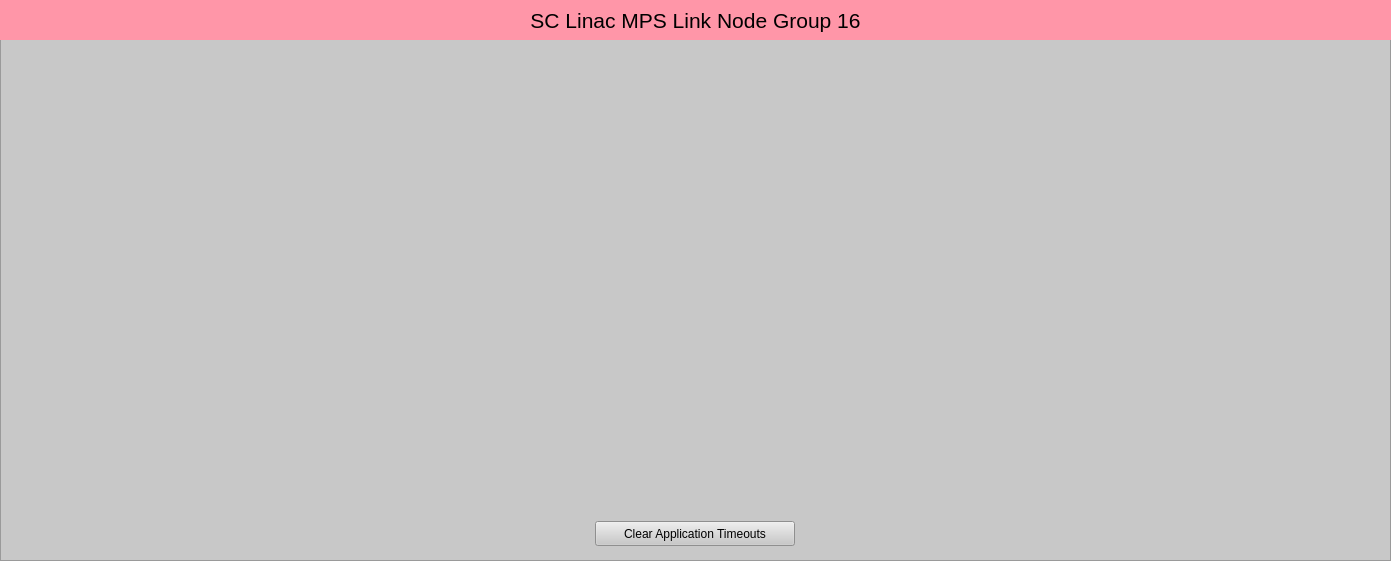
<?xml version="1.0" encoding="UTF-8"?>
<ui version="4.0">
 <class>Form</class>
 <widget class="QWidget" name="Form">
  <property name="geometry">
   <rect>
    <x>0</x>
    <y>0</y>
    <width>1391</width>
    <height>561</height>
   </rect>
  </property>
  <property name="windowTitle">
   <string>SC Linac MPS Link Node Group 16</string>
  </property>
  <widget class="QFrame" name="frame">
   <property name="geometry">
    <rect>
     <x>0</x>
     <y>0</y>
     <width>1391</width>
     <height>561</height>
    </rect>
   </property>
   <property name="styleSheet">
    <string notr="true">background-color: rgb(200, 200, 200);</string>
   </property>
   <property name="frameShape">
    <enum>QFrame::StyledPanel</enum>
   </property>
   <property name="frameShadow">
    <enum>QFrame::Raised</enum>
   </property>
   <widget class="QLabel" name="label">
    <property name="geometry">
     <rect>
      <x>0</x>
      <y>0</y>
      <width>1391</width>
      <height>40</height>
     </rect>
    </property>
    <property name="font">
     <font>
      <pointsize>16</pointsize>
     </font>
    </property>
    <property name="styleSheet">
     <string notr="true">background-color: rgb(255, 150, 168);</string>
    </property>
    <property name="text">
     <string>SC Linac MPS Link Node Group 16</string>
    </property>
    <property name="alignment">
     <set>Qt::AlignCenter</set>
    </property>
   </widget>
   <widget class="PyDMEmbeddedDisplay" name="PyDMEmbeddedDisplay">
    <property name="geometry">
     <rect>
      <x>696</x>
      <y>280</y>
      <width>457</width>
      <height>230</height>
     </rect>
    </property>
    <property name="toolTip">
     <string/>
    </property>
    <property name="macros" stdset="0">
     <string>{"P":"MPLN:BSYS:MP04:1","CN":"SIOC:SYS0:MP02","AID":"0","SLOT_FILE":"LinkNode202_slot.ui","P_IN":"SIOC:SYS0:MP02","PGP":"4","LN":"202","TYPE":"REM","LOCA":"BSYS","IOC_UNIT":"MP04","INST":"1","VIS":"1","P_IN2":"SIOC:SYS0:MP02","TEXT":"CN B005"}</string>
    </property>
    <property name="filename" stdset="0">
     <string>$PYDM/mps/mps_crate_link.ui</string>
    </property>
   </widget>
   <widget class="PyDMEmbeddedDisplay" name="PyDMEmbeddedDisplay">
    <property name="geometry">
     <rect>
      <x>239</x>
      <y>280</y>
      <width>457</width>
      <height>230</height>
     </rect>
    </property>
    <property name="toolTip">
     <string/>
    </property>
    <property name="macros" stdset="0">
     <string>{"P":"MPLN:LTUS:MP01:1","CN":"SIOC:SYS0:MP02","AID":"0","SLOT_FILE":"LinkNode203_slot.ui","P_IN":"MPLN:BSYS:MP04:1","PGP":"0","LN":"203","TYPE":"LOC","LOCA":"LTUS","IOC_UNIT":"MP01","INST":"1","VIS":"0","P_IN2":"MPLN:BSYS:MP04:1","TEXT":"LN Rx"}</string>
    </property>
    <property name="filename" stdset="0">
     <string>$PYDM/mps/mps_crate_link.ui</string>
    </property>
   </widget>
   <widget class="PyDMEmbeddedDisplay" name="PyDMEmbeddedDisplay">
    <property name="geometry">
     <rect>
      <x>924</x>
      <y>50</y>
      <width>457</width>
      <height>230</height>
     </rect>
    </property>
    <property name="toolTip">
     <string/>
    </property>
    <property name="macros" stdset="0">
     <string>{"P":"MPLN:BSYS:MP01:1","CN":"SIOC:SYS0:MP02","AID":"0","SLOT_FILE":"LinkNode199_slot.ui","P_IN":"MPLN:LTUS:MP01:1","PGP":"0","LN":"199","TYPE":"LOC","LOCA":"BSYS","IOC_UNIT":"MP01","INST":"1","VIS":"0","P_IN2":"MPLN:LTUS:MP01:1","TEXT":"LN Rx"}</string>
    </property>
    <property name="filename" stdset="0">
     <string>$PYDM/mps/mps_crate_link.ui</string>
    </property>
   </widget>
   <widget class="PyDMEmbeddedDisplay" name="PyDMEmbeddedDisplay">
    <property name="geometry">
     <rect>
      <x>467</x>
      <y>50</y>
      <width>457</width>
      <height>230</height>
     </rect>
    </property>
    <property name="toolTip">
     <string/>
    </property>
    <property name="macros" stdset="0">
     <string>{"P":"MPLN:SPS:MP05:1","CN":"SIOC:SYS0:MP02","AID":"0","SLOT_FILE":"LinkNode196_slot.ui","P_IN":"MPLN:BSYS:MP01:1","PGP":"0","LN":"196","TYPE":"LOC","LOCA":"SPS","IOC_UNIT":"MP05","INST":"1","VIS":"0","P_IN2":"MPLN:BSYS:MP01:1","TEXT":"LN Rx"}</string>
    </property>
    <property name="filename" stdset="0">
     <string>$PYDM/mps/mps_crate_link.ui</string>
    </property>
   </widget>
   <widget class="PyDMEmbeddedDisplay" name="PyDMEmbeddedDisplay">
    <property name="geometry">
     <rect>
      <x>10</x>
      <y>50</y>
      <width>457</width>
      <height>230</height>
     </rect>
    </property>
    <property name="toolTip">
     <string/>
    </property>
    <property name="macros" stdset="0">
     <string>{"P":"MPLN:CLTS:MP01:1","CN":"SIOC:SYS0:MP02","AID":"0","SLOT_FILE":"LinkNode195_slot.ui","P_IN":"MPLN:SPS:MP05:1","PGP":"0","LN":"195","TYPE":"LOC","LOCA":"CLTS","IOC_UNIT":"MP01","INST":"1","VIS":"0","P_IN2":"MPLN:SPS:MP05:1","TEXT":"LN Rx"}</string>
    </property>
    <property name="filename" stdset="0">
     <string>$PYDM/mps/mps_crate_link.ui</string>
    </property>
   </widget>
   <widget class="PyDMDrawingImage" name="PyDMDrawingImage">
    <property name="geometry">
     <rect>
      <x>10</x>
      <y>509</y>
      <width>250</width>
      <height>50</height>
     </rect>
    </property>
    <property name="toolTip">
     <string/>
    </property>
    <property name="styleSheet">
     <string notr="true">background-color: rgb(200, 200, 200);</string>
    </property>
    <property name="filename" stdset="0">
     <string>$PYDM/mps/lcls_mps_lockup_sidebyside_digital.png</string>
    </property>
   </widget>
   <widget class="PyDMPushButton" name="PyDMPushButton">
    <property name="geometry">
     <rect>
      <x>595</x>
      <y>521</y>
      <width>200</width>
      <height>25</height>
     </rect>
    </property>
    <property name="toolTip">
     <string/>
    </property>
    <property name="text">
     <string>Clear Application Timeouts</string>
    </property>
    <property name="channel" stdset="0">
     <string>ca://SIOC:SYS0:MP02:TO_ERR_CLR</string>
    </property>
    <property name="pressValue" stdset="0">
     <string>1</string>
    </property>
    <property name="releaseValue" stdset="0">
     <string>0</string>
    </property>
   </widget>
  </widget>
 </widget>
 <customwidgets>
  <customwidget>
   <class>PyDMEmbeddedDisplay</class>
   <extends>QFrame</extends>
   <header>pydm.widgets.embedded_display</header>
  </customwidget>
  <customwidget>
   <class>PyDMPushButton</class>
   <extends>QPushButton</extends>
   <header>pydm.widgets.pushbutton</header>
  </customwidget>
  <customwidget>
   <class>PyDMDrawingImage</class>
   <extends>QWidget</extends>
   <header>pydm.widgets.drawing</header>
  </customwidget>
 </customwidgets>
 <resources/>
 <connections/>
</ui>
